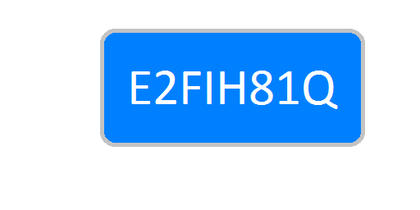
%> input picture Image-Processing/Lab5/data/car_license_plate.bmp, 420 x 210 px, shrunk from 512 x 256 before the run
$ octave Task3.m   (GNU Octave 9; MATLAB toolbox functions it lacks are replaced by stand-ins)
%> lines starting %> are read from the running program, lines starting %| are printed output that depends on the picture; in (x1, y1, x2, y2) boxes, pixels count from 0 and x2, y2 are one past the last pixel; in counts of white or black regions, pixels touching at a corner belong together; the program's own positions count from 1
### Image-Processing/Lab5/function/detect_car_license_plate_v2.m
function [str] = detect_car_license_plate_v2(im,im_SE)
%% Edges detection for car license plate
a = sum(im);
edge1 = find_edge1(a);
%% Edges detection for template
[r,c] = size(im_SE);
f = @(block_struct)sum(block_struct.data);
sumc(:) = blockproc(im_SE,[1 c],f);
sumr(:) = blockproc(im_SE,[r 1],f);
edgec = find_edge2(sumc);
edger = find_edge2(sumr);
edge2 = [edger;edgec];
%% Cut the templates
n = 1;
for i = 1:2:11
    for j = 1:2:11
        temp = imcrop(im_SE,[edge2(1,j),edge2(2,i),edge2(1,j+1)-edge2(1,j),edge2(2,i+1)-edge2(2,i)]);
        vp(n) = libpointer('voidPtr',temp);
        n = n + 1;
    end
end
%% detect symbols
symbols = ['A','B','C','D','E','F',...
           'G','H','I','J','K','L',...
           'M','N','O','P','Q','R',...
           'S','T','U','V','X','Y',...
           'Z','W','1','2','3','4',...
           '5','6','7','8','9','0'];
str(1) =' ';
for i = 1:36
    test = vp(i).Value;
    SE_1 = imerode(test,ones(1,3));
    SE_2 = imdilate(test,ones(3,5))-imdilate(test,ones(1,3));
    temp = bwhitmiss(im,SE_1,SE_2);
    if i==9
        temp(:,1)=0;
    end
    s = sum(temp);
    if(sum(s)==1)
        for j = 1:1:512
           if (s(j) == 1)
               break;
           end
        end
        out = check(j,edge1);
        str(out) = symbols(i);
    end
end
str = string(str);
end

### Image-Processing/Lab5/function/find_edge1.m
function array = find_edge1(input)
[~,c] = size(input);
temp = input(1);
array = zeros(1,16);
n = 1;
for i = 1:c
    if ((temp~=input(i))&&((temp==0)||(input(i)==0)))
        array(n) = i;
        n = n + 1;
    end
    temp = input(i);
end
end

### Image-Processing/Lab5/matlab/Task3.m
% Task3 Car License Plate Recognition (2)
%% binarize the license plate and the alphanumeric template images
im_CLP_original = imread('car_license_plate.bmp');
%> im_CLP_original is the input picture: size 210x420x3 uint8; mean R, G, B 178.5, 215.7, 252.9
im_CLP = rgb2gray(im_CLP_original);
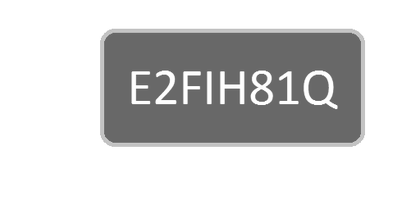
%> im_CLP: size 210x420 uint8; min 92, max 255, mean 208.8
im_AT_original = imread('alphanumeric_templates .bmp');
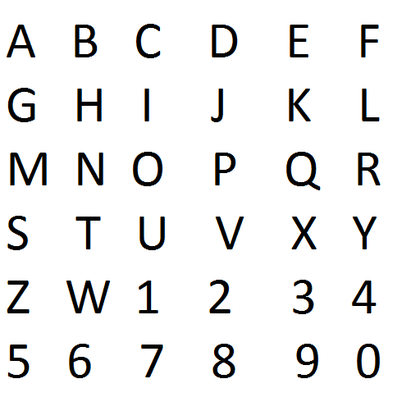
%> input picture Image-Processing/Lab5/data/alphanumeric_templates .bmp, 420 x 420 px, shrunk from 512 x 512 before the run
%> im_AT_original is the input picture: size 420x420x3 uint8; mean R, G, B 239, 239, 239
im_AT_reversed = imcomplement(rgb2gray(im_AT_original));
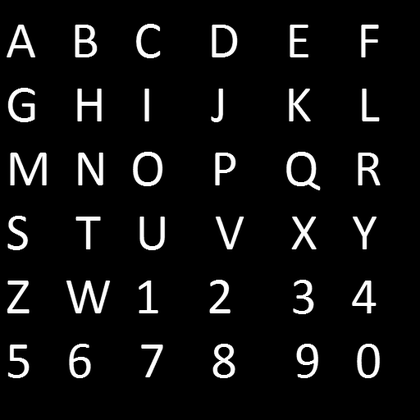
%> im_AT_reversed: size 420x420 uint8; min 0, max 255, mean 16
im_CLP_binarized = imbinarize(im_CLP,'adaptive','Sensitivity',0.2);
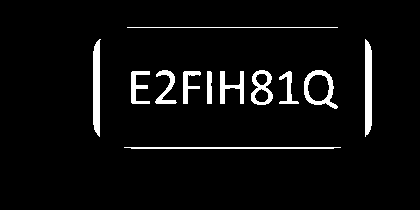
%> im_CLP_binarized: size 210x420 logical; 4.9% white; 12 white regions, largest, box (x1, y1, x2, y2) and area: (365, 39, 372, 137) 627, (93, 39, 101, 137) 626, (304, 70, 338, 109) 465
im_AT_binarized = imbinarize(im_AT_reversed,0.2);
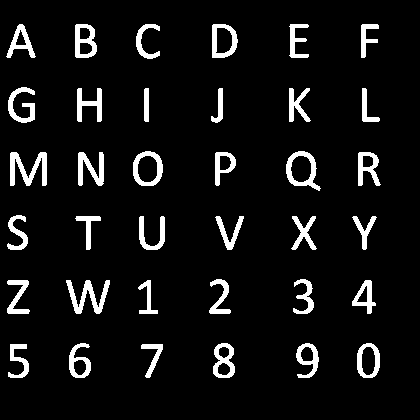
%> im_AT_binarized: size 420x420 logical; 7.4% white; 36 white regions, largest, box (x1, y1, x2, y2) and area: (10, 152, 47, 186) 638, (66, 280, 110, 314) 611, (286, 151, 321, 191) 505
%% Character detection
im_CLP_binarized = imdilate(im_CLP_binarized,ones(1,3));
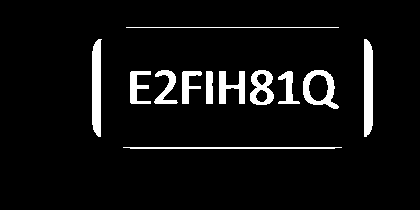
%> im_CLP_binarized: size 210x420 logical; 6.2% white; 12 white regions, largest, box (x1, y1, x2, y2) and area: (364, 39, 373, 137) 823, (92, 39, 102, 137) 822, (303, 70, 339, 109) 598
str = detect_car_license_plate_v2(im_CLP_binarized,im_AT_binarized);
%> in detect_car_license_plate_v2, `a = sum(im);`: a = 420 values, max 98 at index 99, min 0 at index 1, mean 12.95
%> in find_edge1, `temp = input(1);`: temp = 0
%> after the loop in find_edge1, `for i = 1:c`: array = [93 103 124 343 365 374 0 0 0 0 0 0 0 0 0 0]; n = 7
%> in detect_car_license_plate_v2, `edge1 = find_edge1(a);`: edge1 = [93 103 124 343 365 374 0 0 0 0 0 0 0 0 0 0]
%> the run ends on the next line
